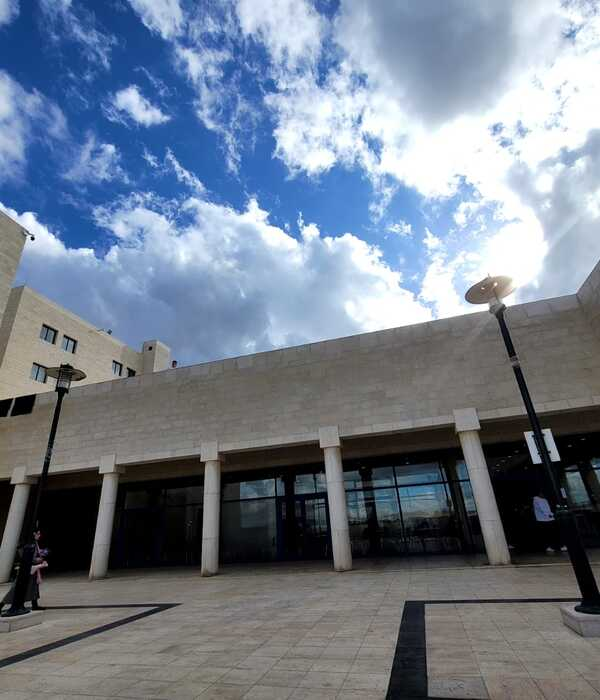
#> input picture images/nnu.jpg, 600 x 700 px
$ python main.py
#> lines starting #> are read from the running program, lines starting #| are printed output that depends on the picture
import cv2 as cv
import numpy as np
import matplotlib.pyplot as plt
import time
# ______________________________________________________________________________________________
img = cv.imread('nnu.jpg')
#> img is the input picture: shape (700, 600, 3); mean B, G, R 140.3, 125.1, 114.1

gray = cv.cvtColor(img, cv.COLOR_BGR2GRAY)
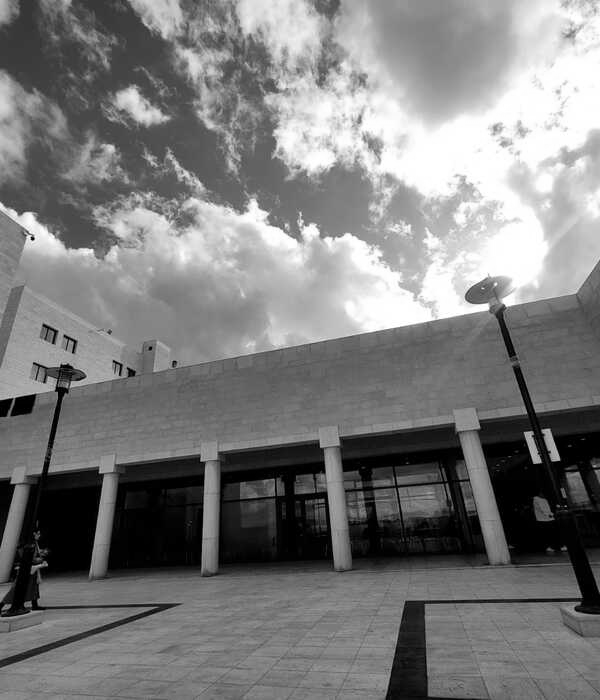
#> gray: shape (700, 600); min 0, max 255, mean 123.5
# ________________________________________________________________________________________________
hist_before = cv.calcHist([gray], [0], None, [256], [0, 256])
#> hist_before = 256 values, max 12375 at index 0, min 334 at index 53, mean 1640.6
plt.figure()
plt.title("Histogram before processing")
plt.xlabel("Intesity")
plt.ylabel("count of pixels")
plt.xlim([0, 256])
plt.plot(hist_before)

gamma = np.random.uniform(.1, 1)

# LUT method
LUT = np.array([((i / 255.0)**(gamma)) *
               255 for i in range(256)]).astype("uint8")
# Apply Look-up Table on Gray Image
gamma_corrected_img_lut = cv.LUT(gray, LUT)
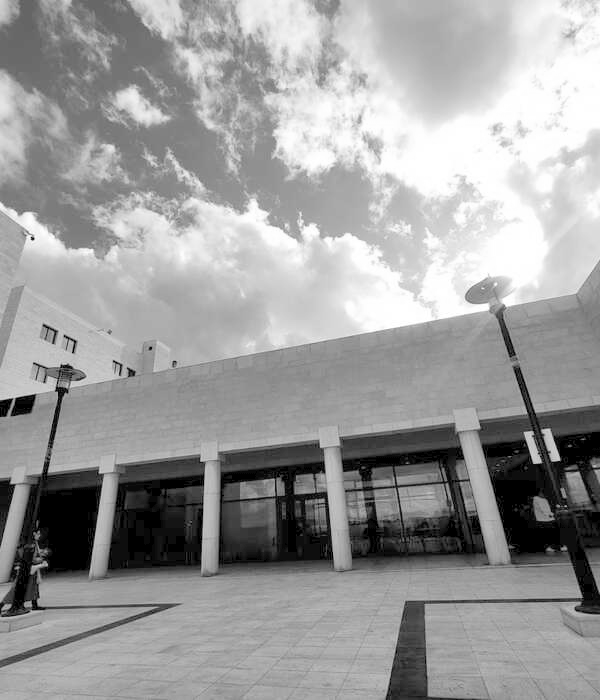
#> gamma_corrected_img_lut: shape (700, 600); min 0, max 255, mean 156.1

# Method 2: Modifying Pixels Individually
# Apply Gamma Correction on Each Pixel
gamma_corrected_img_pi = np.zeros(gray.shape, dtype=np.uint8)
for i in range(gamma_corrected_img_pi.shape[0]):
    for j in range(gamma_corrected_img_pi.shape[1]):
        gamma_corrected_img_pi[i, j] = (
            (gray[i, j] / 255.0)**(gamma)) * 255

# Display Images and the Histogram before processing
cv.imshow('Original Image', img)
cv.imshow('Grayscale Image', gray)
plt.show()
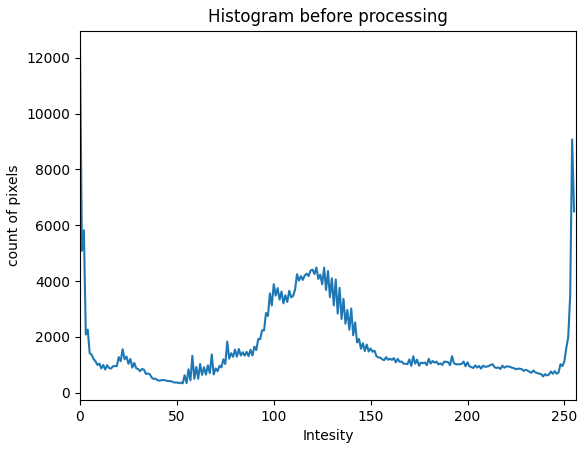
#> figure drawn by matplotlib, 1 panel; curve peaks at x = 0, y = 12375
# Display Images After Modification
cv.imshow('Gamma Corrected Image using LUT', gamma_corrected_img_lut)
cv.imshow('Gamma Corrected Image without LUT', gamma_corrected_img_pi)


LUT_histogram_after_processing = cv.calcHist(
    [gamma_corrected_img_lut], [0], None, [256], [0, 256])
#> LUT_histogram_after_processing = 256 values, max 12375 at index 0, min 0 at index 1, mean 1640.6
plt.figure()
plt.title("Histogram after processing using LUT")
plt.xlabel("Intesity")
plt.ylabel("count of pixels")
plt.xlim([0, 256])
plt.plot(LUT_histogram_after_processing)
plt.show()
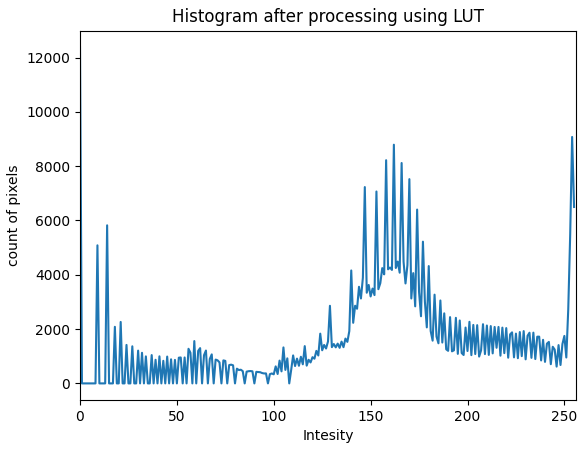
#> figure drawn by matplotlib, 1 panel; curve peaks at x = 0, y = 12375
# _______________________________________________________________________________________
PIX_histogram_after_processing = cv.calcHist(
    [gamma_corrected_img_pi], [0], None, [256], [0, 256])
#> PIX_histogram_after_processing has the same summary as LUT_histogram_after_processing

plt.figure()
plt.title("Histogram after processing WITHOUT using LUT")
plt.xlabel("Intesity")
plt.ylabel("count of pixels")
plt.xlim([0, 256])
plt.plot(PIX_histogram_after_processing)
plt.show()
#> figure, not shown here; curve peaks at x = 0, y = 12375
# _________________________________________________________________________________________________________________
# Compare Execution Time of Both Methods
LUT_start = time.time()
cv.LUT(gray, LUT)
LUT_end = time.time()
print("Execution Time using LUT: ", LUT_end - LUT_start)

start_time = time.time()
for i in range(gamma_corrected_img_pi.shape[0]):
    for j in range(gamma_corrected_img_pi.shape[1]):
        gamma_corrected_img_pi[i, j] = (
            (gray[i, j] / 255.0) ** (1 / gamma)) * 255
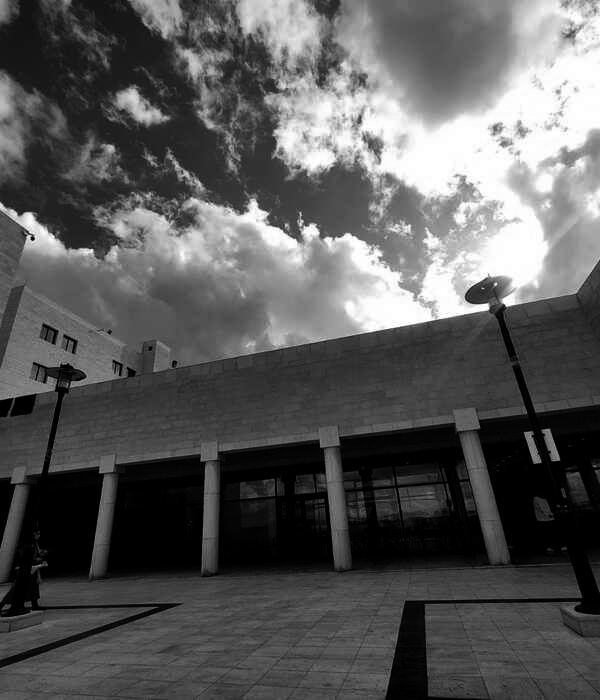
#> gamma_corrected_img_pi: shape (700, 600); min 0, max 255, mean 88.3
end_time = time.time()
print("Execution Time using Pixels Individually: ", end_time - start_time)

cv.waitKey(0)
